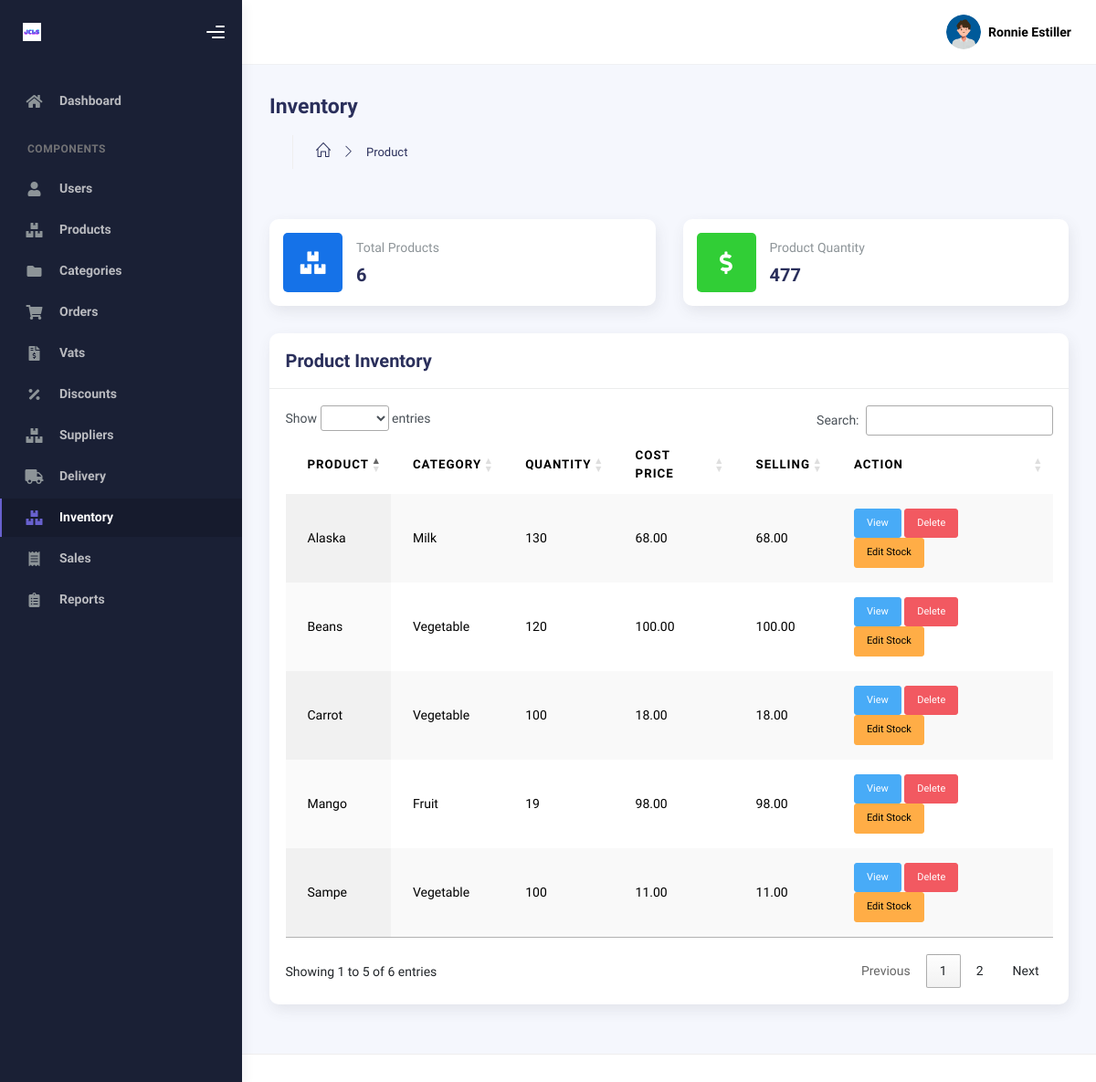
The page /inventory.php (signed in) on the database its author committed.
### tables this page shows
CREATE TABLE `product` (
  `id` int NOT NULL AUTO_INCREMENT,
  `prod_name` varchar(45) DEFAULT NULL,
  `prod_quantity` int DEFAULT NULL,
  `prod_price` decimal(10,2) DEFAULT NULL,
  `prod_category` int DEFAULT NULL,
  `prod_expiry` tinyint DEFAULT '0',
  `created_at` datetime DEFAULT NULL,
  `updated_at` datetime DEFAULT NULL,
  `unit` varchar(45) DEFAULT NULL,
  `vat_percent` decimal(10,2) DEFAULT NULL,
  `orig_price` decimal(10,2) DEFAULT NULL,
  `barcode` varchar(45) DEFAULT NULL,
  `description` text,
  `reason` text,
  PRIMARY KEY (`id`),
  KEY `prod_category_idx` (`prod_category`),
  CONSTRAINT `prod_category` FOREIGN KEY (`prod_category`) REFERENCES `category` (`id`) ON DELETE CASCADE ON UPDATE CASCADE
);

CREATE TABLE `category` (
  `id` int NOT NULL AUTO_INCREMENT,
  `name` varchar(45) DEFAULT NULL,
  `description` text,
  `created_at` datetime DEFAULT NULL,
  `updated_at` datetime DEFAULT NULL,
  PRIMARY KEY (`id`)
);

### inventory.php (the view, shortened to what this page needs)
<?php
include './php/db_conn.php';
if (isset($_SESSION['id']) && isset($_SESSION['name'])) {
?>
<!DOCTYPE html>
<html lang="en">
  <head>
    <link rel="stylesheet" href="https://cdn.datatables.net/1.13.7/css/jquery.dataTables.min.css">
    <link rel="stylesheet" href="https://cdn.datatables.net/buttons/2.4.2/css/buttons.dataTables.min.css">
    <link rel="stylesheet" href="https://cdnjs.cloudflare.com/ajax/libs/bootstrap/5.3.0/css/bootstrap.min.css">
    <link rel="stylesheet" href="assets/css/bootstrap.min.css" />
    <link rel="stylesheet" href="assets/css/plugins.min.css" />
    <link rel="stylesheet" href="assets/css/admin.min.css" />
    <link rel="stylesheet" href="assets/css/demo.css" />
  </head>
  <body>
    <div class="wrapper">
      <div class="sidebar" data-background-color="dark">
        <div class="sidebar-logo">
          <div class="logo-header" data-background-color="dark">
            <a href="dashboard.php" class="logo">
              <img
                src="assets/img/admin/logo_light.svg"
                alt="navbar brand"
                class="navbar-brand"
                height="20"
              />
            </a>
            <div class="nav-toggle">
              <button class="btn btn-toggle toggle-sidebar">
                <i class="gg-menu-right"></i>
              </button>
            </div>
          </div>
        </div>
        <div class="sidebar-wrapper scrollbar scrollbar-inner">
          <div class="sidebar-content">
          <ul class="nav nav-secondary">
              <li class="nav-item">
                <a href="dashboard.php">
                  <i class="fas fa-home"></i>
                  <p>Dashboard</p>
                </a>
              </li>
              <li class="nav-section">
                <h4 class="text-section">Components</h4>
              </li>
              <li class="nav-item ">
                <a href="user.php">
                <i class="fas fa-user"></i>
                  <p>Users</p>
                </a>
              </li>
              <li class="nav-item ">
                <a href="product.php">
                  <i class="fas fa-boxes"></i>
                  <p>Products</p>
                </a>
              </li>
              <li class="nav-item">
                <a href="category.php">
                <i class="fas fa-folder"></i>
                  <p>Categories</p>
                </a>
              </li>
              <li class="nav-item">
                <a href="orders.php">
                  <i class="fas fa-shopping-cart"></i>
                  <p>Orders</p>
                </a>
              </li>
              <li class="nav-item ">
                <a href="vat.php">
                <i class="fas fa-file-invoice-dollar"></i>
                  <p>Vats</p>
                </a>
              </li>
              <li class="nav-item">
                <a href="discount.php">
                <i class="fas fa-percentage"></i>
                  <p>Discounts</p>
                </a>
              </li>
              <li class="nav-item">
                <a href="supplier.php">
                  <i class="fas fa-boxes"></i>
                  <p>Suppliers</p>
                </a>
              </li>
              <li class="nav-item">
                <a  href="delivery.php">
                  <i class="fas fa-truck"></i>
                  <p>Delivery</p>
                </a>
              </li>
              <li class="nav-item active">
                <a  href="inventory.php">
                  <i class="fas fa-boxes"></i>
                  <p>Inventory</p>
                </a>
              </li>
              <li class="nav-item">
                <a  href="sales.php">
                  <i class="fas fa-receipt"></i>
                  <p>Sales</p>
                </a>
              </li>
              <li class="nav-item">
                <a  href="reports.php">
                  <i class="fas fa-clipboard-list"></i>
                  <p>Reports</p>
                </a>
              </li>
            </ul>
          </div>
        </div>
      </div>
      <div class="main-panel">
        <div class="main-header">
          <?php include 'nav.php'; ?>
        </div>
        <div class="container">
          <div class="page-inner">
            <div class="d-flex align-items-left align-items-md-center flex-column flex-md-row pt-2 pb-4">
              <div>
                <h3 class="fw-bold mb-3">Inventory</h3>
                <div class="page-header">
                  <ul class="breadcrumbs mb-3">
                    <li class="nav-home">
                      <a href="#">
                        <i class="icon-home"></i>
                      </a>
                    </li>
                    <li class="separator">
                      <i class="icon-arrow-right"></i>
                    </li>
                    <li class="nav-item">
                      <a href="#">Product</a>
                    </li>
                  </ul>
                </div>
              </div>
            </div>
            <div class="row">
              <div class="col-sm-6 col-md-6">
                <div class="card card-stats card-round">
                  <div class="card-body">
                    <div class="row align-items-center">
                      <div class="col-icon">
                        <div
                          class="icon-big text-center icon-primary bubble-shadow-small"
                        >
                          <i class="fas fa-boxes"></i>
                        </div>
                      </div>
                      <div class="col col-stats ms-3 ms-sm-0">
                        <div class="numbers">
                          <p class="card-category">Total Products</p>
                          <h4 class="card-title">
                            <?php
                              $sql = "SELECT COUNT(*) FROM product";
                              $result = mysqli_query($conn, $sql);
                              $row = mysqli_fetch_array($result);
                              if ($row[0] != NULL) {
                                echo $row[0];
                              }
                              else {
                                echo "No product available";
                              }
                           ?>
                          </h4>
                        </div>
                      </div>
                    </div>
                  </div>
                </div>
              </div>
              <div class="col-sm-6 col-md-6">
                <div class="card card-stats card-round">
                  <div class="card-body">
                    <div class="row align-items-center">
                      <div class="col-icon">
                        <div
                          class="icon-big text-center icon-success bubble-shadow-small"
                        >
                          <i class="fas fa-dollar-sign"></i>
                        </div>
                      </div>
                      <div class="col col-stats ms-3 ms-sm-0">
                        <div class="numbers">
                          <p class="card-category">Product Quantity</p>
                          <h4 class="card-title">
                            <?php
                            $sql = "SELECT SUM(prod_quantity) FROM product";
                            $result = mysqli_query($conn, $sql);
                            $row = mysqli_fetch_array($result);
                            if ($row[0] != NULL) {
                              echo $row[0];
                            }
                            else {
                              echo "No data available";
                            }
                            ?>
                          </h4>
                        </div>
                      </div>
                    </div>
                  </div>
                </div>
              </div>
            </div>
            <div class="row">
              <div class="col-md-12">
                <div class="card">
                  <div class="card-header">
                    <h4 class="card-title">Product Inventory</h4>
                  </div>
                  <div class="card-body">
                    <div class="table-responsive">
                      <table id="multi-filter-select" class="display table table-striped table-hover">
                      <thead>
                          <tr>
                            <th>Product</th>
                            <th>Category</th>
                            <th>Quantity</th>
                            <th>Cost Price</th>
                            <th>Selling </th>
                            <th>Action</th>
                          </tr>
                        </thead>
                        <tbody>
                        <?php
                            $sql = "Select * from `product`";
                            $result = mysqli_query($conn, $sql);
                            if ($result) {
                                while ($row = mysqli_fetch_assoc($result)) {
                                    $id = $row['id'];
                                    $prod_name = $row['prod_name'];
                                    $prod_category = $row['prod_category'];
                                    $prod_quantity = $row['prod_quantity'];
                                    $prod_price = $row['prod_price'];
                                    $prod_orig_price = $row['orig_price'];
                                    $sql_category = "SELECT * FROM `category` WHERE id = $prod_category";
                                    $result_category = mysqli_query($conn, $sql_category);
                                    $row_category = mysqli_fetch_assoc($result_category);
                                    echo '<tr>
                                    <td>' . $prod_name . '</td>
                                    <td>'. $row_category['name'] .'</td>
                                    <td>'. $prod_quantity .'</td>
                                       <td>'. $prod_orig_price .'</td>
                                    <td>'. $prod_price .'</td>
                                    <td>
                                        <a href="./inventory/inventory_view.php?id='. $id .'" class="btn btn-info btn-sm">View</a>
                                        <a href="./inventory/delete.php?id=' . $id . '" class="btn btn-danger btn-sm">Delete</a>
                                        <a href="./inventory/inventory_edit.php?id='. $id .'" class="btn btn-warning btn-sm">Edit Stock</a>
                                    </td>
                                </tr>';
                            ?>
                            <?php
                                }
                            }
                            ?>
                        </tbody>
                      </table>
                    </div>
                  </div>
                </div>
              </div>
            </div>
          </div>
        </div>
        <footer class="footer">
        </footer>
      </div>
    </div>
  </body>
</html>
<?php
} else {
    header("Location: index.php");
    exit();
}
?>

### rows shown on the page
product: prod_name "Sampe", prod_category.name "Vegetable", prod_quantity "100", orig_price "11.00", prod_price "11.00"
product: prod_name "Beans", prod_category.name "Vegetable", prod_quantity "120", orig_price "100.00", prod_price "100.00"
product: prod_name "Alaska", prod_category.name "Milk", prod_quantity "130", orig_price "68.00", prod_price "68.00"
product: prod_name "Mango", prod_category.name "Fruit", prod_quantity "19", orig_price "98.00", prod_price "98.00"
product: prod_name "Carrot", prod_category.name "Vegetable", prod_quantity "100", orig_price "18.00", prod_price "18.00"

### other values the page prints
$_SESSION['name'] "Ronnie"
$_SESSION['last_name'] "Estiller"
$row[0] "6"
$row[0] "477"
